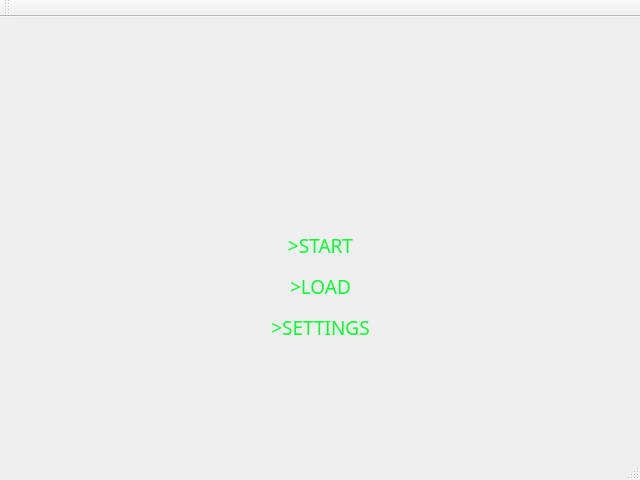
<?xml version="1.0" encoding="UTF-8"?>
<ui version="4.0">
 <class>MainWindow</class>
 <widget class="QMainWindow" name="MainWindow">
  <property name="geometry">
   <rect>
    <x>0</x>
    <y>0</y>
    <width>640</width>
    <height>480</height>
   </rect>
  </property>
  <property name="windowTitle">
   <string>Grand Theft Gentoo</string>
  </property>
  <property name="windowIcon">
   <iconset>
    <normaloff>../../../../../../Users/Danny/Pictures/4chan/GTG/icon.png</normaloff>../../../../../../Users/Danny/Pictures/4chan/GTG/icon.png</iconset>
  </property>
  <property name="styleSheet">
   <string notr="true"/>
  </property>
  <property name="iconSize">
   <size>
    <width>30</width>
    <height>30</height>
   </size>
  </property>
  <widget class="QWidget" name="centralWidget">
   <property name="sizePolicy">
    <sizepolicy hsizetype="Preferred" vsizetype="Preferred">
     <horstretch>0</horstretch>
     <verstretch>0</verstretch>
    </sizepolicy>
   </property>
   <property name="styleSheet">
    <string notr="true">border-image: url(:/new/prefix1/Grand-Theft-Gentoo-master/Info/Artwork/Wallpaper.jpg);</string>
   </property>
   <layout class="QGridLayout" name="gridLayout">
    <item row="0" column="0">
     <layout class="QGridLayout" name="gridLayout_2">
      <item row="2" column="3">
       <spacer name="horizontalSpacer_2">
        <property name="orientation">
         <enum>Qt::Horizontal</enum>
        </property>
        <property name="sizeHint" stdset="0">
         <size>
          <width>40</width>
          <height>20</height>
         </size>
        </property>
       </spacer>
      </item>
      <item row="3" column="1">
       <widget class="QPushButton" name="pushButton_3">
        <property name="sizePolicy">
         <sizepolicy hsizetype="Minimum" vsizetype="Minimum">
          <horstretch>0</horstretch>
          <verstretch>0</verstretch>
         </sizepolicy>
        </property>
        <property name="palette">
         <palette>
          <active>
           <colorrole role="ButtonText">
            <brush brushstyle="SolidPattern">
             <color alpha="255">
              <red>8</red>
              <green>255</green>
              <blue>45</blue>
             </color>
            </brush>
           </colorrole>
          </active>
          <inactive>
           <colorrole role="ButtonText">
            <brush brushstyle="SolidPattern">
             <color alpha="255">
              <red>8</red>
              <green>255</green>
              <blue>45</blue>
             </color>
            </brush>
           </colorrole>
          </inactive>
          <disabled>
           <colorrole role="ButtonText">
            <brush brushstyle="SolidPattern">
             <color alpha="255">
              <red>120</red>
              <green>120</green>
              <blue>120</blue>
             </color>
            </brush>
           </colorrole>
          </disabled>
         </palette>
        </property>
        <property name="font">
         <font>
          <family>MizuFontAlphabet</family>
          <pointsize>14</pointsize>
          <weight>50</weight>
          <bold>false</bold>
         </font>
        </property>
        <property name="styleSheet">
         <string notr="true">border-image: url(:/new/prefix1/Grand-Theft-Gentoo-master/Info/Artwork/none.jpg);</string>
        </property>
        <property name="text">
         <string>&gt;SETTINGS</string>
        </property>
        <property name="flat">
         <bool>true</bool>
        </property>
       </widget>
      </item>
      <item row="0" column="3">
       <spacer name="verticalSpacer">
        <property name="orientation">
         <enum>Qt::Vertical</enum>
        </property>
        <property name="sizeHint" stdset="0">
         <size>
          <width>20</width>
          <height>40</height>
         </size>
        </property>
       </spacer>
      </item>
      <item row="3" column="3">
       <spacer name="horizontalSpacer_3">
        <property name="orientation">
         <enum>Qt::Horizontal</enum>
        </property>
        <property name="sizeHint" stdset="0">
         <size>
          <width>40</width>
          <height>20</height>
         </size>
        </property>
       </spacer>
      </item>
      <item row="2" column="1">
       <widget class="QPushButton" name="pushButton_2">
        <property name="sizePolicy">
         <sizepolicy hsizetype="Minimum" vsizetype="Minimum">
          <horstretch>0</horstretch>
          <verstretch>0</verstretch>
         </sizepolicy>
        </property>
        <property name="palette">
         <palette>
          <active>
           <colorrole role="ButtonText">
            <brush brushstyle="SolidPattern">
             <color alpha="255">
              <red>8</red>
              <green>255</green>
              <blue>45</blue>
             </color>
            </brush>
           </colorrole>
          </active>
          <inactive>
           <colorrole role="ButtonText">
            <brush brushstyle="SolidPattern">
             <color alpha="255">
              <red>8</red>
              <green>255</green>
              <blue>45</blue>
             </color>
            </brush>
           </colorrole>
          </inactive>
          <disabled>
           <colorrole role="ButtonText">
            <brush brushstyle="SolidPattern">
             <color alpha="255">
              <red>120</red>
              <green>120</green>
              <blue>120</blue>
             </color>
            </brush>
           </colorrole>
          </disabled>
         </palette>
        </property>
        <property name="font">
         <font>
          <family>MizuFontAlphabet</family>
          <pointsize>14</pointsize>
          <weight>50</weight>
          <bold>false</bold>
         </font>
        </property>
        <property name="mouseTracking">
         <bool>false</bool>
        </property>
        <property name="styleSheet">
         <string notr="true">border-image: url(:/new/prefix1/Grand-Theft-Gentoo-master/Info/Artwork/none.jpg);</string>
        </property>
        <property name="text">
         <string>&gt;LOAD</string>
        </property>
        <property name="flat">
         <bool>true</bool>
        </property>
       </widget>
      </item>
      <item row="1" column="3">
       <spacer name="horizontalSpacer">
        <property name="orientation">
         <enum>Qt::Horizontal</enum>
        </property>
        <property name="sizeType">
         <enum>QSizePolicy::MinimumExpanding</enum>
        </property>
        <property name="sizeHint" stdset="0">
         <size>
          <width>40</width>
          <height>20</height>
         </size>
        </property>
       </spacer>
      </item>
      <item row="1" column="1">
       <widget class="QPushButton" name="pushButton">
        <property name="sizePolicy">
         <sizepolicy hsizetype="Minimum" vsizetype="Minimum">
          <horstretch>0</horstretch>
          <verstretch>0</verstretch>
         </sizepolicy>
        </property>
        <property name="palette">
         <palette>
          <active>
           <colorrole role="ButtonText">
            <brush brushstyle="SolidPattern">
             <color alpha="255">
              <red>8</red>
              <green>255</green>
              <blue>45</blue>
             </color>
            </brush>
           </colorrole>
          </active>
          <inactive>
           <colorrole role="ButtonText">
            <brush brushstyle="SolidPattern">
             <color alpha="255">
              <red>8</red>
              <green>255</green>
              <blue>45</blue>
             </color>
            </brush>
           </colorrole>
          </inactive>
          <disabled>
           <colorrole role="ButtonText">
            <brush brushstyle="SolidPattern">
             <color alpha="255">
              <red>120</red>
              <green>120</green>
              <blue>120</blue>
             </color>
            </brush>
           </colorrole>
          </disabled>
         </palette>
        </property>
        <property name="font">
         <font>
          <family>MizuFontAlphabet</family>
          <pointsize>14</pointsize>
          <weight>50</weight>
          <italic>false</italic>
          <bold>false</bold>
         </font>
        </property>
        <property name="acceptDrops">
         <bool>false</bool>
        </property>
        <property name="layoutDirection">
         <enum>Qt::LeftToRight</enum>
        </property>
        <property name="autoFillBackground">
         <bool>false</bool>
        </property>
        <property name="styleSheet">
         <string notr="true">border-image: url(:/new/prefix1/Grand-Theft-Gentoo-master/Info/Artwork/none.jpg);</string>
        </property>
        <property name="text">
         <string>&gt;START</string>
        </property>
        <property name="flat">
         <bool>true</bool>
        </property>
       </widget>
      </item>
      <item row="4" column="1">
       <spacer name="verticalSpacer_2">
        <property name="orientation">
         <enum>Qt::Vertical</enum>
        </property>
        <property name="sizeType">
         <enum>QSizePolicy::Expanding</enum>
        </property>
        <property name="sizeHint" stdset="0">
         <size>
          <width>20</width>
          <height>30</height>
         </size>
        </property>
       </spacer>
      </item>
      <item row="0" column="1">
       <spacer name="verticalSpacer_3">
        <property name="orientation">
         <enum>Qt::Vertical</enum>
        </property>
        <property name="sizeType">
         <enum>QSizePolicy::Expanding</enum>
        </property>
        <property name="sizeHint" stdset="0">
         <size>
          <width>20</width>
          <height>200</height>
         </size>
        </property>
       </spacer>
      </item>
      <item row="1" column="0">
       <spacer name="horizontalSpacer_4">
        <property name="orientation">
         <enum>Qt::Horizontal</enum>
        </property>
        <property name="sizeHint" stdset="0">
         <size>
          <width>40</width>
          <height>20</height>
         </size>
        </property>
       </spacer>
      </item>
      <item row="2" column="0">
       <spacer name="horizontalSpacer_5">
        <property name="orientation">
         <enum>Qt::Horizontal</enum>
        </property>
        <property name="sizeHint" stdset="0">
         <size>
          <width>40</width>
          <height>20</height>
         </size>
        </property>
       </spacer>
      </item>
      <item row="3" column="0">
       <spacer name="horizontalSpacer_6">
        <property name="orientation">
         <enum>Qt::Horizontal</enum>
        </property>
        <property name="sizeHint" stdset="0">
         <size>
          <width>40</width>
          <height>20</height>
         </size>
        </property>
       </spacer>
      </item>
     </layout>
    </item>
   </layout>
  </widget>
  <widget class="QMenuBar" name="menuBar">
   <property name="enabled">
    <bool>false</bool>
   </property>
   <property name="geometry">
    <rect>
     <x>0</x>
     <y>0</y>
     <width>640</width>
     <height>21</height>
    </rect>
   </property>
   <property name="nativeMenuBar">
    <bool>false</bool>
   </property>
  </widget>
  <widget class="QToolBar" name="mainToolBar">
   <property name="enabled">
    <bool>true</bool>
   </property>
   <attribute name="toolBarArea">
    <enum>TopToolBarArea</enum>
   </attribute>
   <attribute name="toolBarBreak">
    <bool>false</bool>
   </attribute>
  </widget>
  <widget class="QStatusBar" name="statusBar">
   <property name="enabled">
    <bool>true</bool>
   </property>
  </widget>
 </widget>
 <layoutdefault spacing="6" margin="11"/>
 <resources/>
 <connections/>
</ui>
